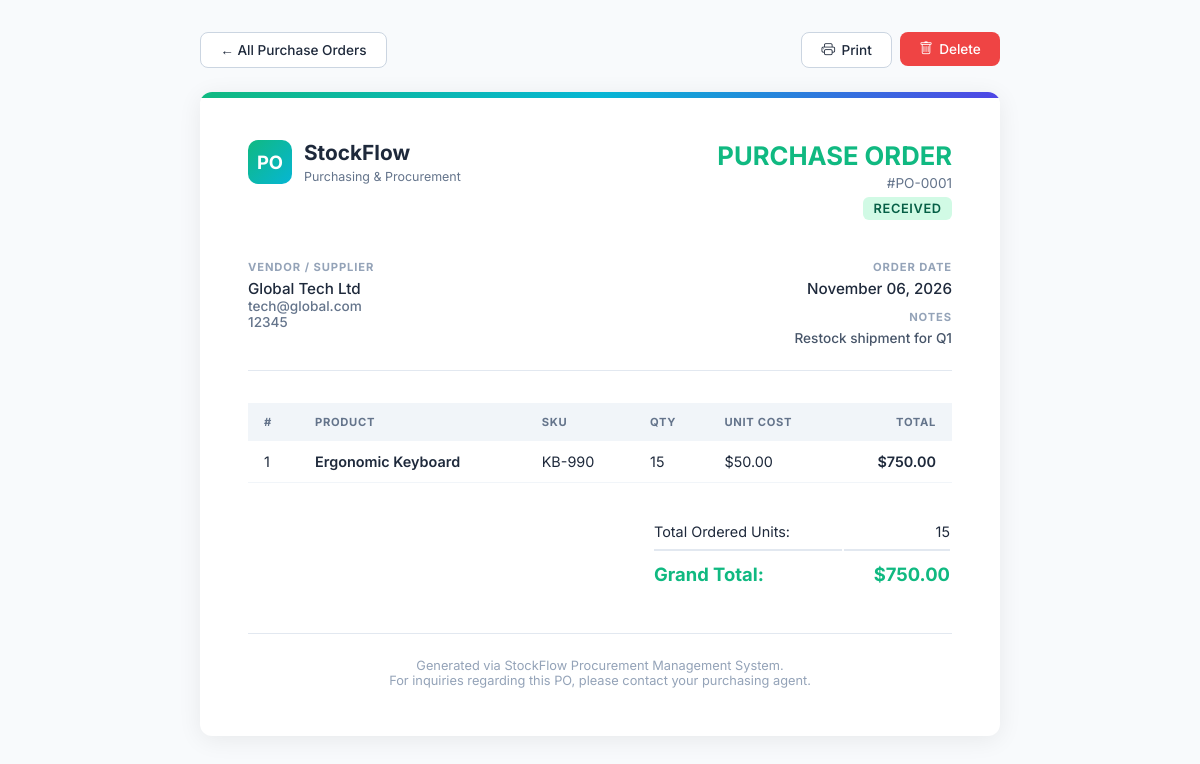
The page /purchase-order/1 (signed in) on the database its author committed.
### app.py (models this page shows, shortened)
class PurchaseOrder(db.Model):
    __tablename__ = "purchase_order"
    id          = db.Column(db.Integer, primary_key=True)
    supplier_id = db.Column(db.Integer, db.ForeignKey('supplier.id'), nullable=False)
    status      = db.Column(db.String(20), default='draft')
    created_at  = db.Column(db.DateTime, default=datetime.utcnow)
    notes       = db.Column(db.Text, nullable=True)
    items       = db.relationship('POItem', backref='purchase_order', lazy=True, cascade="all, delete-orphan")
    @property
    def total_cost(self):
        return sum(item.total_cost for item in self.items)
    @property
    def items_count(self):
        return sum(item.quantity for item in self.items)

class Supplier(db.Model):
    __tablename__ = "supplier"
    id              = db.Column(db.Integer, primary_key=True)
    name            = db.Column(db.String(120), nullable=False)
    email           = db.Column(db.String(120), nullable=True)
    phone           = db.Column(db.String(40),  nullable=True)
    address         = db.Column(db.Text, nullable=True)
    notes           = db.Column(db.Text, nullable=True)
    created_at      = db.Column(db.DateTime, default=datetime.utcnow)
    products        = db.relationship('Product', backref='supplier', lazy=True)
    purchase_orders = db.relationship('PurchaseOrder', backref='supplier', lazy=True, cascade="all, delete-orphan")

class POItem(db.Model):
    __tablename__ = "po_item"
    id         = db.Column(db.Integer, primary_key=True)
    po_id      = db.Column(db.Integer, db.ForeignKey('purchase_order.id'), nullable=False)
    product_id = db.Column(db.Integer, db.ForeignKey('product.id'), nullable=False)
    quantity   = db.Column(db.Integer, nullable=False, default=1)
    unit_cost  = db.Column(db.Float, nullable=False, default=0.0)
    product    = db.relationship('Product')
    @property
    def total_cost(self):
        return self.quantity * self.unit_cost

class Product(db.Model):
    __tablename__ = "product"
    id          = db.Column(db.Integer, primary_key=True)
    name        = db.Column(db.String(120), nullable=False)
    sku         = db.Column(db.String(80),  unique=True, nullable=False)
    quantity    = db.Column(db.Integer, default=0)
    price       = db.Column(db.Float, nullable=False)
    image       = db.Column(db.String(200), nullable=True)
    category_id = db.Column(db.Integer, db.ForeignKey('category.id'), nullable=True)
    supplier_id = db.Column(db.Integer, db.ForeignKey('supplier.id'), nullable=True)
    tags        = db.relationship('Tag', secondary=product_tags, backref=db.backref('products', lazy='dynamic'))

### app.py (the view)
@app.route('/purchase-order/<int:poid>')
@login_required
def purchase_order_detail(poid):
    po = PurchaseOrder.query.get_or_404(poid)
    return render_template('purchase_order_detail.html', po=po)

### app.py (called while the page is built)
@login_manager.user_loader
def load_user(user_id):
    return User.query.get(int(user_id))

@app.context_processor
def inject_global_data():
    try:
        low_stock_count = Product.query.filter(Product.quantity <= 10).count()
    except Exception:
        low_stock_count = 0
    return dict(
        low_stock_count=low_stock_count,
        permissions=PERMISSIONS,
        perm_definitions=PERM_DEFINITIONS
    )

### templates/purchase_order_detail.html (shortened to what this page needs)
<!DOCTYPE html>
<html lang="en">
<head>
    <link rel="stylesheet" href="https://cdn.jsdelivr.net/npm/bootstrap-icons@1.11.2/font/bootstrap-icons.min.css">
</head>
<body>
    <div class="po-actions">
        <div class="btn-group-left">
            <a href="{{ url_for('purchase_order_list') }}" class="outline">&larr; All Purchase Orders</a>
        </div>
        <div class="btn-group-right">
            <button onclick="window.print()" class="outline"><i class="bi bi-printer"></i> Print</button>
            <form action="{{ url_for('purchase_order_delete', poid=po.id) }}" method="POST" style="display:inline;" onsubmit="return confirm('Delete this purchase order?')">
                <button type="submit" class="danger"><i class="bi bi-trash"></i> Delete</button>
            </form>
        </div>
    </div>
    <div class="po-page">
        <div class="po-header">
            <div class="po-brand">
                <div class="po-brand-icon">PO</div>
                <div>
                    <div class="po-brand-name">StockFlow</div>
                    <small style="color:#64748b; font-size:.78rem;">Purchasing & Procurement</small>
                </div>
            </div>
            <div class="po-number">
                <h2>PURCHASE ORDER</h2>
                <p>#PO-{{ "%04d"|format(po.id) }}</p>
                <div style="margin-top:.4rem;">
                    <span class="status-badge {{ po.status }}">{{ po.status }}</span>
                </div>
            </div>
        </div>
        <div class="po-info">
            <div class="po-info-block">
                <h6>Vendor / Supplier</h6>
                <p>{{ po.supplier.name }}</p>
                {% if po.supplier.email %}<p style="color:#64748b; font-size:.85rem;">{{ po.supplier.email }}</p>{% endif %}
                {% if po.supplier.phone %}<p style="color:#64748b; font-size:.85rem;">{{ po.supplier.phone }}</p>{% endif %}
            </div>
            <div class="po-info-block" style="text-align:right;">
                <h6>Order Date</h6>
                <p>{{ po.created_at.strftime('%B %d, %Y') if po.created_at else '—' }}</p>
                {% if po.notes %}
                <h6 style="margin-top:.75rem;">Notes</h6>
                <p style="font-size:.85rem; color:#475569;">{{ po.notes }}</p>
                {% endif %}
            </div>
        </div>
        <table class="po-table">
            <thead>
                <tr>
                    <th>#</th>
                    <th>Product</th>
                    <th>SKU</th>
                    <th>Qty</th>
                    <th>Unit Cost</th>
                    <th>Total</th>
                </tr>
            </thead>
            <tbody>
                {% for item in po.items %}
                <tr>
                    <td>{{ loop.index }}</td>
                    <td style="font-weight:600;">{{ item.product.name }}</td>
                    <td><code>{{ item.product.sku }}</code></td>
                    <td>{{ item.quantity }}</td>
                    <td>${{ "%.2f"|format(item.unit_cost) }}</td>
                    <td>${{ "%.2f"|format(item.total_cost) }}</td>
                </tr>
                {% endfor %}
            </tbody>
        </table>
        <div class="po-totals">
            <table>
                <tr>
                    <td>Total Ordered Units:</td>
                    <td style="text-align:right;">{{ po.items_count }}</td>
                </tr>
                <tr class="total-row">
                    <td>Grand Total:</td>
                    <td style="text-align:right;">${{ "%.2f"|format(po.total_cost) }}</td>
                </tr>
            </table>
        </div>
        <div class="po-footer">
            Generated via StockFlow Procurement Management System.<br>
            For inquiries regarding this PO, please contact your purchasing agent.
        </div>
    </div>
</body>
</html>

### templates/purchase_order_detail.html (style rules this page uses)
* { font-family: 'Inter', sans-serif; margin: 0; padding: 0; box-sizing: border-box; }
body { background: #f8fafc; color: #1e293b; padding: 2rem 1rem; }
.po-page { max-width: 800px; margin: 0 auto; background: #fff; border-radius: 12px; box-shadow: 0 4px 24px rgba(0,0,0,.07); padding: 3rem; position: relative; overflow: hidden; }
.po-page::before { content: ''; position: absolute; top: 0; left: 0; right: 0; height: 6px; background: linear-gradient(90deg, #10b981, #06b6d4, #4f46e5); }
.po-header { display: flex; justify-content: space-between; align-items: flex-start; margin-bottom: 2.5rem; }
.po-brand { display: flex; align-items: center; gap: .75rem; }
.po-brand-icon { width: 44px; height: 44px; border-radius: 10px; background: linear-gradient(135deg, #10b981, #06b6d4); display: flex; align-items: center; justify-content: center; color: #fff; font-weight: 700; font-size: 1.15rem; }
.po-brand-name { font-size: 1.3rem; font-weight: 700; color: #1e293b; }
.po-number { text-align: right; }
.po-number h2 { font-size: 1.6rem; font-weight: 700; color: #10b981; margin-bottom: .25rem; }
.po-number p { color: #64748b; font-size: .85rem; }
.po-info { display: flex; justify-content: space-between; margin-bottom: 2rem; padding-bottom: 1.5rem; border-bottom: 1px solid #e2e8f0; }
.po-info-block h6 { font-size: .7rem; text-transform: uppercase; letter-spacing: .08em; color: #94a3b8; margin-bottom: .35rem; }
.po-info-block p { font-size: .95rem; font-weight: 500; color: #1e293b; }
.status-badge { display: inline-block; padding: .3em .8em; border-radius: 6px; font-size: .8rem; font-weight: 600; text-transform: uppercase; letter-spacing: .05em; }
.status-badge.received { background: #d1fae5; color: #065f46; }
.po-table { width: 100%; border-collapse: collapse; margin-bottom: 2rem; }
.po-table thead th { background: #f1f5f9; font-size: .7rem; text-transform: uppercase; letter-spacing: .06em; color: #64748b; padding: .75rem 1rem; text-align: left; }
.po-table thead th:last-child { text-align: right; }
.po-table tbody td { padding: .75rem 1rem; border-bottom: 1px solid #f1f5f9; font-size: .9rem; }
.po-table tbody td:last-child { text-align: right; font-weight: 600; }
.po-totals { display: flex; justify-content: flex-end; }
.po-totals table { width: 300px; }
.po-totals td { padding: .4rem 0; font-size: .9rem; }
.po-totals .total-row td { font-size: 1.15rem; font-weight: 700; color: #10b981; border-top: 2px solid #e2e8f0; padding-top: .75rem; }
.po-footer { margin-top: 2.5rem; padding-top: 1.5rem; border-top: 1px solid #e2e8f0; text-align: center; color: #94a3b8; font-size: .8rem; }
.po-actions { max-width: 800px; margin: 0 auto 1.5rem; display: flex; justify-content: space-between; align-items: center; flex-wrap: wrap; gap: .75rem; }
.po-actions .btn-group-left, .po-actions .btn-group-right { display: flex; gap: .5rem; }
.po-actions a, .po-actions button { border: none; border-radius: 8px; font-size: .85rem; font-weight: 500; padding: .55rem 1.2rem; display: inline-flex; align-items: center; gap: .4rem; cursor: pointer; text-decoration: none; }
.po-actions .outline { background: #fff; border: 1px solid #cbd5e1; color: #1e293b; }
.po-actions .danger { background: #ef4444; color: #fff; }

### rows shown on the page
PurchaseOrder: id "0001", status "RECEIVED", created_at "November 06, 2026", notes "Restock shipment for Q1"
Supplier: supplier.name "Global Tech Ltd", supplier.email "tech@global.com", supplier.phone "12345"
POItem: product.name "Ergonomic Keyboard", product.sku "KB-990", quantity "15", unit_cost "50.00", total_cost "750.00", items_count "15"
